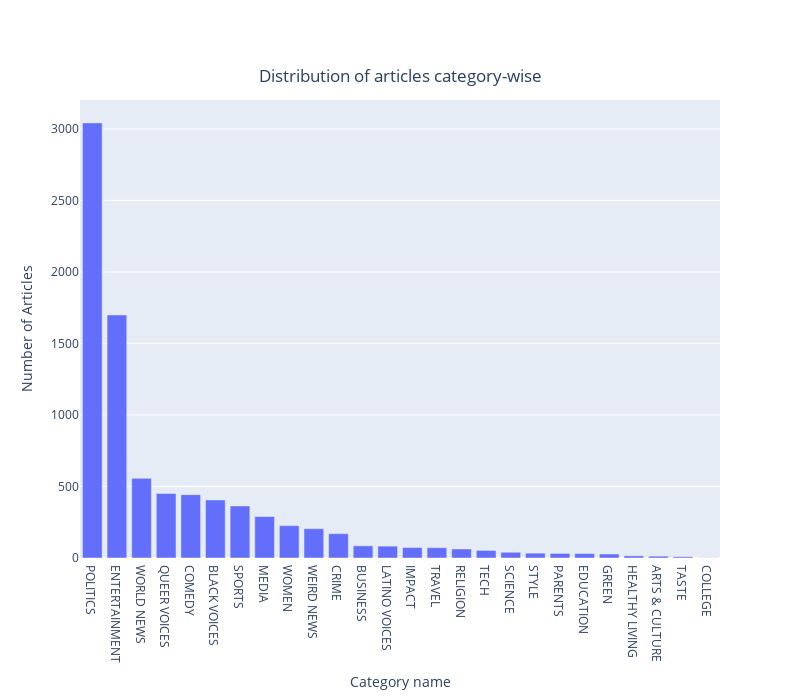

The cell this chart's notebook holds for it:
### Markdown cell above
#### 2. Distribution of Articles - CategoryWise

### Code cell
fig = go.Figure([go.Bar(x=news_articles['category'].value_counts().index,
                        y=news_articles['category'].value_counts().values)])

fig['layout'].update(title = {'text':'Distribution of articles category-wise',
                             'y': 0.9,
                             'x': 0.5,
                             'xanchor':'center',
                             'yanchor':'top'},
                    xaxis_title = "Category name",
                    yaxis_title = "Number of Articles")

fig.update_layout(width = 800, height = 700)

fig

### Figure 1 — Plotly figure (JSON) as saved in the notebook; plotly's stock layout.template omitted (floating-point values rounded to 4 significant figures)
{"data": [{"type": "bar", "x": ["POLITICS", "ENTERTAINMENT", "WORLD NEWS", "QUEER VOICES", "COMEDY", "BLACK VOICES", "SPORTS", "MEDIA", "WOMEN", "WEIRD NEWS", "CRIME", "BUSINESS", "LATINO VOICES", "IMPACT", "TRAVEL", "RELIGION", "TECH", "SCIENCE", "STYLE", "PARENTS", "EDUCATION", "GREEN", "HEALTHY LIVING", "ARTS & CULTURE", "TASTE", "COLLEGE"], "y": [3042, 1699, 557, 451, 443, 406, 364, 290, 226, 205, 170, 85, 83, 73, 72, 63, 53, 40, 34, 32, 31, 28, 15, 13, 9, 1]}], "layout": {"height": 700, "title": {"text": "Distribution of articles category-wise", "x": 0.5, "xanchor": "center", "y": 0.9, "yanchor": "top"}, "width": 800, "xaxis": {"title": {"text": "Category name"}}, "yaxis": {"title": {"text": "Number of Articles"}}}}
